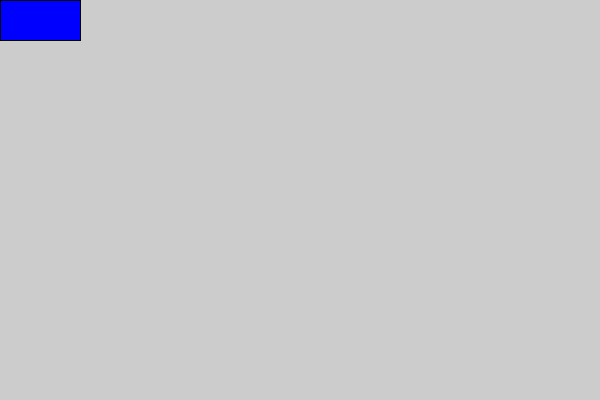
Frame 1 (no input)
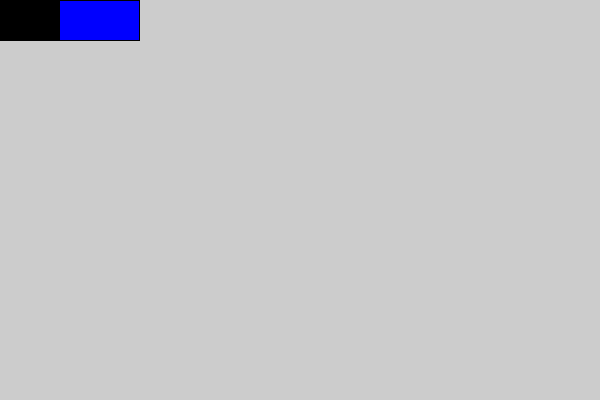
Frame 60 (the mouse pressed at the canvas centre just before this capture)
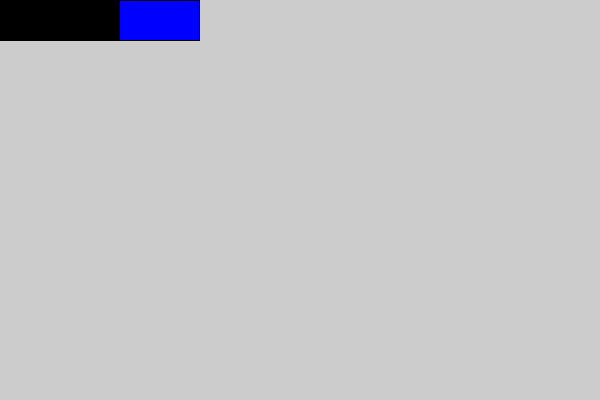
Frame 120 (the mouse held since frame 60 and released just before this capture)

The Processing sketch that drew these frames (run headless with seeded random() and noise(); from frame 60 on, the mouse is pressed at the canvas centre):

// Processing sketch: s04_variables
// ── s04_variables.pde
/*
 * First use of variable preparatory to animation
 * @author Dov Kruger
 * @created 2014-02-01
 * (c)2014 Ad Astra Education
 * Permission granted to use for non-commercial educational purposes
 * provided this comment is left intact
 */
void setup() {
  size(600,400);
}

int x = 0, y = 0;
void draw() {    // draw is called over and over again
  fill(0,0,255); 
  rect(x,y, 80,40);
  x = x + 1;
}
